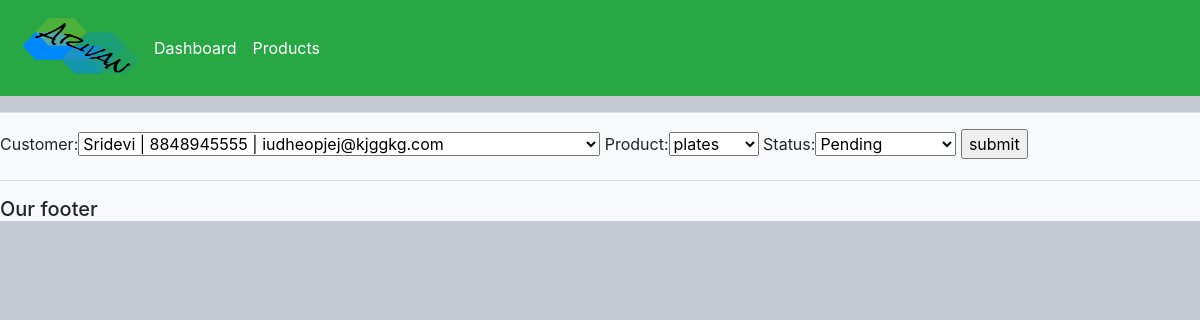
Page /update_order/8 on the committed database.
### crm/models.py (models this page shows, shortened)
class Order(models.Model):
    STATUS=(
        ('Pending','Pending'),
        ('Out for Delivery','Out for Delivery'),
        ('Delivered','Delivered')
    )
    customer=models.ForeignKey(Customer,null=True,on_delete=models.SET_NULL)
    product=models.ForeignKey(Product,null=True,on_delete=models.SET_NULL)
    date_created=models.DateTimeField(auto_now_add=True,null=True)
    status=models.CharField(max_length=200,choices=STATUS,null=True)

### crm/views.py (the view)
# urls.py: path('update_order/<str:pk>',views.UpdateOrder,name="update_order"),
def UpdateOrder(request,pk):
    order=Order.objects.get(id=pk)
    forms=OrderForm(instance=order)
    if request.method=='POST':
        forms=OrderForm(request.POST,instance=order)
        if forms.is_valid:
            forms.save()
            return redirect('/')
    context={'forms':forms}
    return render(request,'crm/order_form.html',context)

### crm/forms.py
class OrderForm(ModelForm):
    class Meta:
        model = Order
        fields = "__all__"

### crm/models.py (called while the page is built)
    def __str__(self):
        return self.name +"  |  "+ self.Phone + "  |  "+self.email

    def __str__(self):
        return self.name

### crm/templates/crm/order_form.html (shortened to what this page needs)
{% extends "crm/main.html" %}
{% load static %}
{% block content %}
  <form action="" method="POST">
      {{forms}}
      <input type="submit" value="submit" name="" id="">
  </form>
{% endblock content %}

### crm/static/CSS/main.css (style rules this page uses)
body { background-color: #c6cbd3; }

### rows in the picture
Order: customer "Sridevi | 8848945555 | iudheopjej@kjggkg.com", product "plates", status "Pending"
